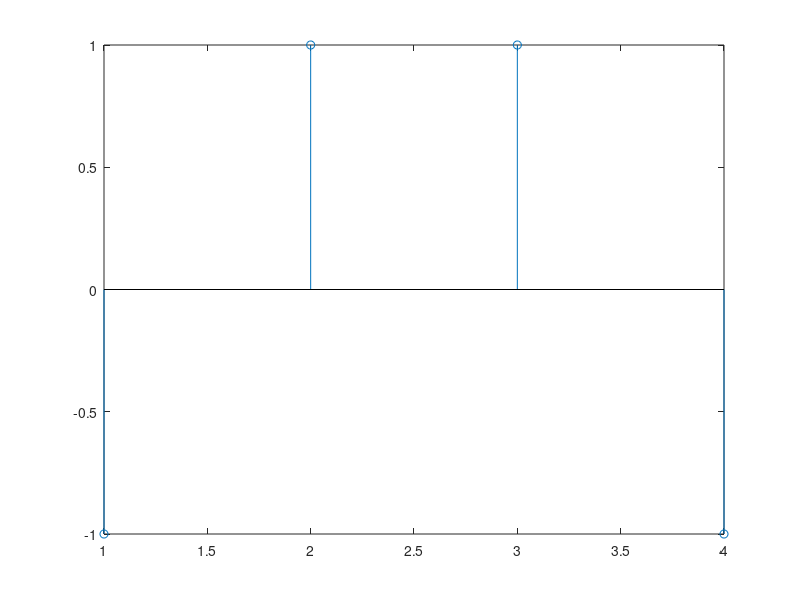

Write the MATLAB code that produced this figure.
clc;
close all;
clear all;

x = [1,2,1,1];
h=[1 1 -1 -1];
l1=length(x);
l2=length(h);
N=max(l1,l2);

X=[x zeros(1,N-l1)];
h=[h zeros(1,N-l2)];
y=zeros(1,N);
 
  for n=1:N
      for m=1:N 
          j=mod(n-m,N);
          j=j+1;
          y(n)=y(n)+x(m)*h(j);
      end
  end
  stem(y);